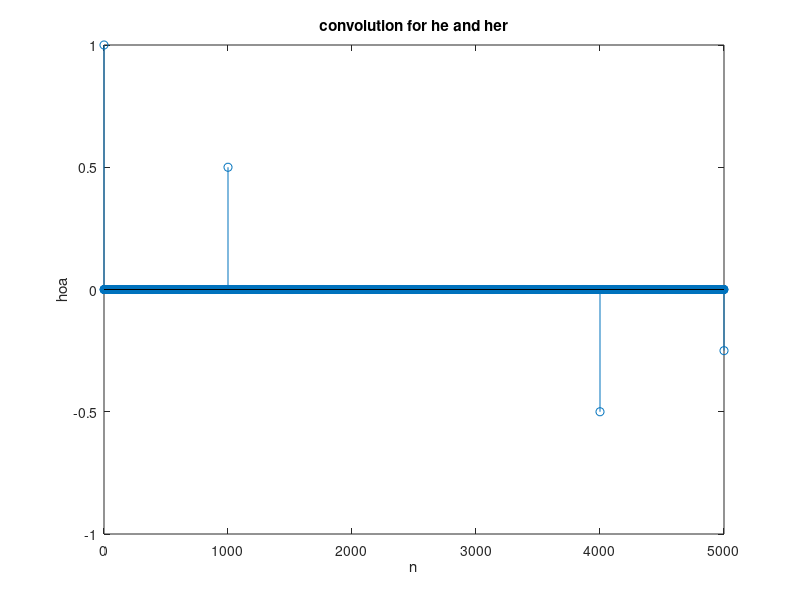

This figure's MATLAB source:
n = 0:1000;
x = [1 zeros(1,1000)];
a1 = 1;
b1 = [1 zeros(1,999) 0.5];
he = filter(b1,a1,x);

n2 = 0:4000;
d = [1 zeros(1,4000)];
a2 = [1 zeros(1,3999) 0.5];
b2 = 1;

her = filter(b2,a2,d);

hoa = conv(he,her);
nhoa = 0:5000;

stem(nhoa,hoa);
xlabel('n');ylabel('hoa');title('convolution for he and her');
